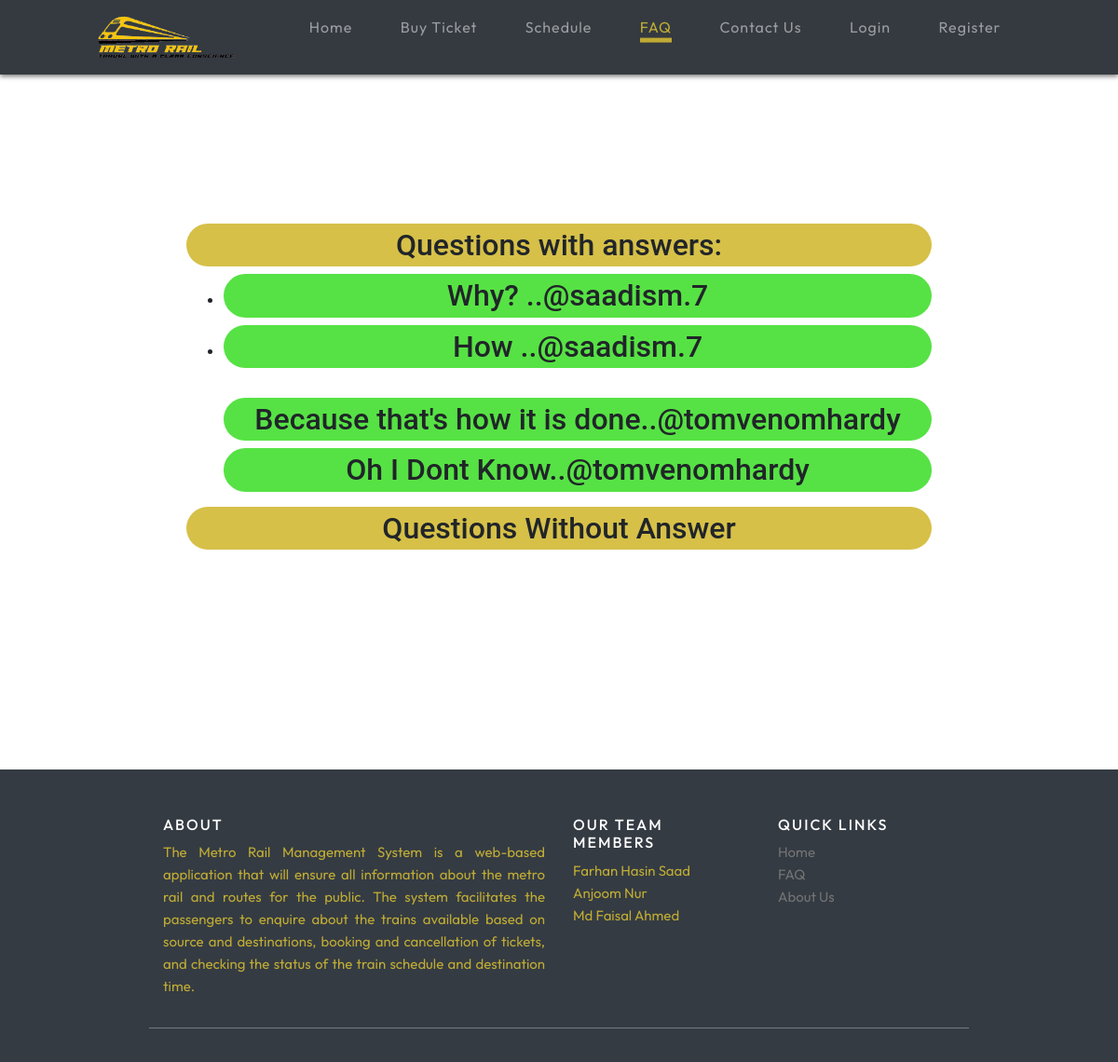
Screenshot of /faq/ with the database file from the repository.
### railapp/models.py (models this page shows)
class Question(models.Model):
    question = models.CharField(max_length=300)
    answered = models.BooleanField(default=False)
    created = models.DateTimeField(auto_now_add=True)
    user = models.ForeignKey(User, on_delete=models.CASCADE)
    votesscore = models.IntegerField(default='0')
    amountofvotes = models.IntegerField(default='0')
    def __str__(self):
        return self.question

class Answer(models.Model):
    question_id = models.ForeignKey(Question, on_delete=models.CASCADE, blank=False, null=True)
    answer = models.TextField(max_length=1000)
    created = models.DateTimeField(auto_now_add=True)
    user = models.ForeignKey(User, on_delete=models.CASCADE)
    def __str__(self):
        return self.answer

### accounts/models.py (models this page shows)
class User(AbstractUser):
    is_guser = models.BooleanField(default=False)
    is_trainmaster = models.BooleanField(default=False)

### railapp/views.py (the view)
# urls.py: path('faq/', views.faq, name="faq"),
def faq(request):
    already_answers=Question.objects.filter(answered=True)
    without_answers=Question.objects.filter(answered=False)
    answer_contents=Answer.objects.all()
    context={
        'already_answers':already_answers,
        'without_answers':without_answers,
        'answer_contents':answer_contents
    }
    return render(request, 'railapp/faq.html', context)

### railapp/templates/railapp/faq.html (shortened to what this page needs)
{% extends 'railapp/main.html' %}
{% block content %}
{% load static %}
<!DOCTYPE html>
<html lang="en">
  <head>
    <link rel="stylesheet" href="{% static 'css/faq.css'%}" />
  </head>
  <body>
    <div class="faqs-container">
      <h1>Questions with answers:</h1>
          <ul>
              {% for question in already_answers %}
                  <li>
                      <h2>{{ question }} ..@{{ question.user }}</h2>
                      {% endfor %}
                      <br>
                      {% for answer in answer_contents %}
                          <h2>{{ answer }}..@{{answer.user}}</h2>
                      {% endfor %}
                  </li>
          </ul>
      <h1>Questions Without Answer</h1>
    </div>
  </body>
  </html>
</html>
{% endblock content %}

### static/css/main.css (style rules this page uses)
body { background-image:url(https://images.unsplash.com/photo-1556695736-d287caebc48e?ixlib=rb-1.2.1&ixid=MnwxMjA3fDB8MHxzZWFyY2h8MXx8bWV0cm98ZW58MHx8MHx8&w=1000&q=80)!important; background-repeat: no-repeat; background-attachment: fixed; background-size: cover; }

### static/css/faq.css (style rules this page uses)
.faqs-container { font-family: "Roboto", sans-serif; max-width: 700px; margin: 0 auto; }
.faqs-container h1 { padding: 4px 32px; font-size: 2rem; text-align: center; background-color: rgba(209, 185, 50, 0.89); border-radius: 10rem; }
.faqs-container h2 { padding: 4px 32px; font-size: 2rem; text-align: center; background-color: rgba(66, 223, 45, 0.89); border-radius: 10rem; }
.faqs-container { font-family: "Roboto", sans-serif; max-width: 50rem; margin: 0 auto; padding-top: 10rem; padding-bottom: 10rem; }

### rows the page displays
Question: question "Why?", user "saadism.7"
Question: question "How", user "saadism.7"
Answer: answer "Because that's how it is done", user "tomvenomhardy"
Answer: answer "Oh I Dont Know", user "tomvenomhardy"
